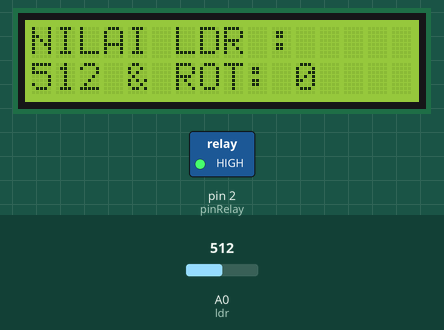
Recording of a sketch running on a simulated Arduino Uno, built with avr-gcc and run on an emulated ATmega328P. Shown: 16×2 character LCD, switched loads named in the sketch (green lamp = pin HIGH). The test bench sets the inputs (shaded band); at power-on: A0 (ldr) = 512. What the sketch prints to the serial monitor is not drawn. At 18.7 s the program stops and its outputs stay as they are.

Above: at 1.2 s.
1.3 s: A0 (ldr) set to 70
At 1.58 s:
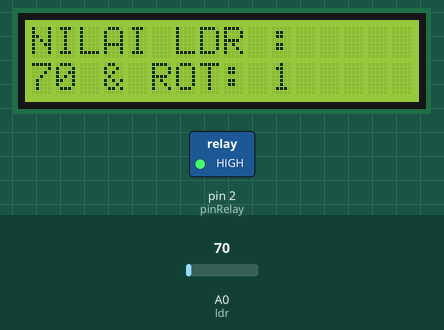
4.3 s: A0 (ldr) set to 94
At 4.57 s:
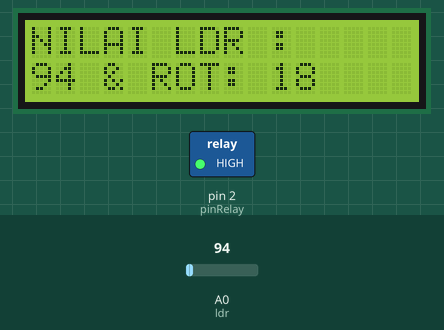
7.3 s: A0 (ldr) set to 106
At 7.57 s:
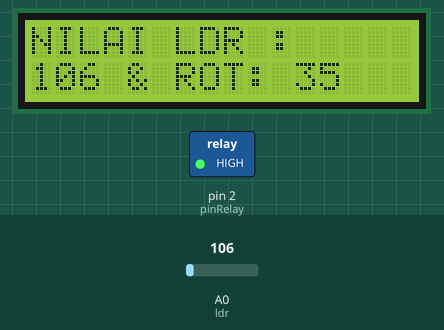
10.3 s: A0 (ldr) set to 0
At 10.58 s:
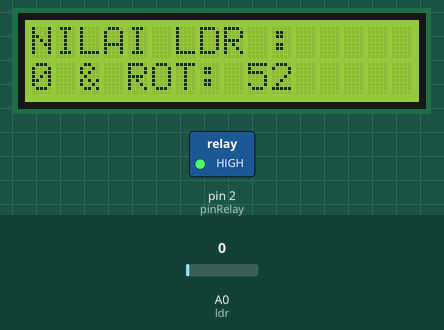
13.3 s: A0 (ldr) set to 400
At 14.9 s:
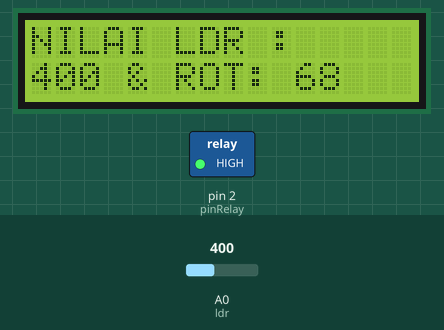
16.3 s: A0 (ldr) set to 380
At 19.6 s:
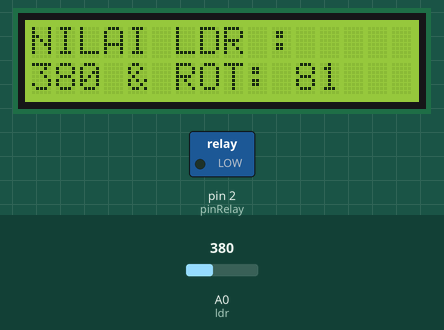
Timing chart, 0 to 20.2 s (numbered marks = the images above; inputs shaded):
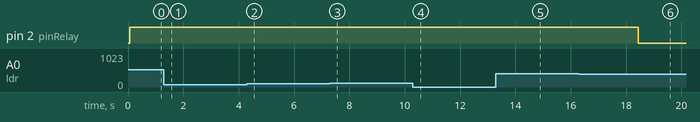

Measured:
- after the input at 1.3 s, the display: changes after 0.20 s (image 1)
- after the input at 13.3 s, pin 2 (pinRelay): stays HIGH (without the input it goes to LOW after 2.1 s)
- after the input at 16.3 s, pin 2 (pinRelay): HIGH → LOW after 2.1 s; the display: first changes after 0.19 s (image 6 shows a later state)

The sketch:

lcd_ldr.ino
```cpp
#include <LiquidCrystal_I2C.h>
LiquidCrystal_I2C lcd(0x27, 16, 2);

byte ldr = A0;
int pinRelay=2;
int hitung = 0;
int nilai;
unsigned long time;
void setup() {

  Serial.begin(9600);
  lcd.begin(16, 2);
  lcd.clear();
  pinMode(pinRelay, OUTPUT);
  digitalWrite(pinRelay, HIGH);
}

void loop() {
  nilai = analogRead(ldr);
  if(nilai < 390){
    hitung=hitung+1;
    time=millis();
    Serial.println(time);
  }
  lcd.clear();
  lcd.setCursor(0, 0);
  lcd.print("NILAI LDR :");
  lcd.setCursor(0, 1);
  lcd.print(nilai);
  lcd.print(" & ROT: ");
  lcd.print(hitung);
  if(hitung >=80) {
    digitalWrite(pinRelay, LOW);
    time=millis();
    Serial.println("##################");
    Serial.println(time);
    Serial.println("##################");
    Serial.end();
  }

  delay (150);
}
```
